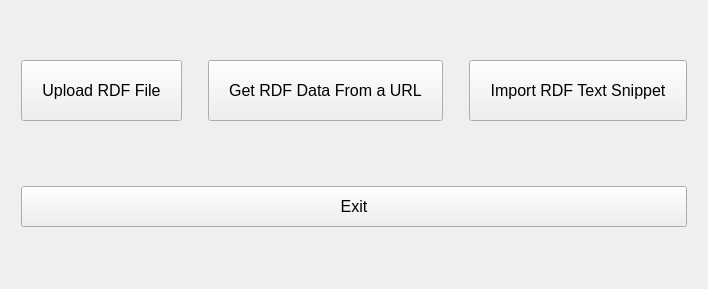
<?xml version="1.0" encoding="UTF-8"?>
<ui version="4.0">
 <class>Form</class>
 <widget class="QWidget" name="Form">
  <property name="geometry">
   <rect>
    <x>0</x>
    <y>0</y>
    <width>692</width>
    <height>289</height>
   </rect>
  </property>
  <property name="windowTitle">
   <string>GraphDB</string>
  </property>
  <layout class="QVBoxLayout" name="verticalLayout">
   <item>
    <layout class="QHBoxLayout" name="horizontalLayout">
     <item>
      <widget class="QPushButton" name="pushButton_upload_rdf_file">
       <property name="font">
        <font>
         <pointsize>12</pointsize>
        </font>
       </property>
       <property name="styleSheet">
        <string notr="true">padding:20px; margin:10px</string>
       </property>
       <property name="text">
        <string>Upload RDF File</string>
       </property>
      </widget>
     </item>
     <item>
      <widget class="QPushButton" name="pushButton_get_rdf_data_from_a_url">
       <property name="font">
        <font>
         <pointsize>12</pointsize>
        </font>
       </property>
       <property name="styleSheet">
        <string notr="true">padding:20px; margin:10px</string>
       </property>
       <property name="text">
        <string>Get RDF Data From a URL</string>
       </property>
      </widget>
     </item>
     <item>
      <widget class="QPushButton" name="pushButton_import_rdf_text_snippet">
       <property name="font">
        <font>
         <pointsize>12</pointsize>
        </font>
       </property>
       <property name="styleSheet">
        <string notr="true">padding:20px; margin:10px</string>
       </property>
       <property name="text">
        <string>Import RDF Text Snippet</string>
       </property>
      </widget>
     </item>
    </layout>
   </item>
   <item>
    <layout class="QVBoxLayout" name="verticalLayout_2">
     <item>
      <widget class="QPushButton" name="pushButton_exit">
       <property name="font">
        <font>
         <pointsize>12</pointsize>
        </font>
       </property>
       <property name="styleSheet">
        <string notr="true">margin:10px; padding:10px;</string>
       </property>
       <property name="text">
        <string>Exit</string>
       </property>
      </widget>
     </item>
    </layout>
   </item>
  </layout>
 </widget>
 <resources/>
 <connections/>
</ui>
